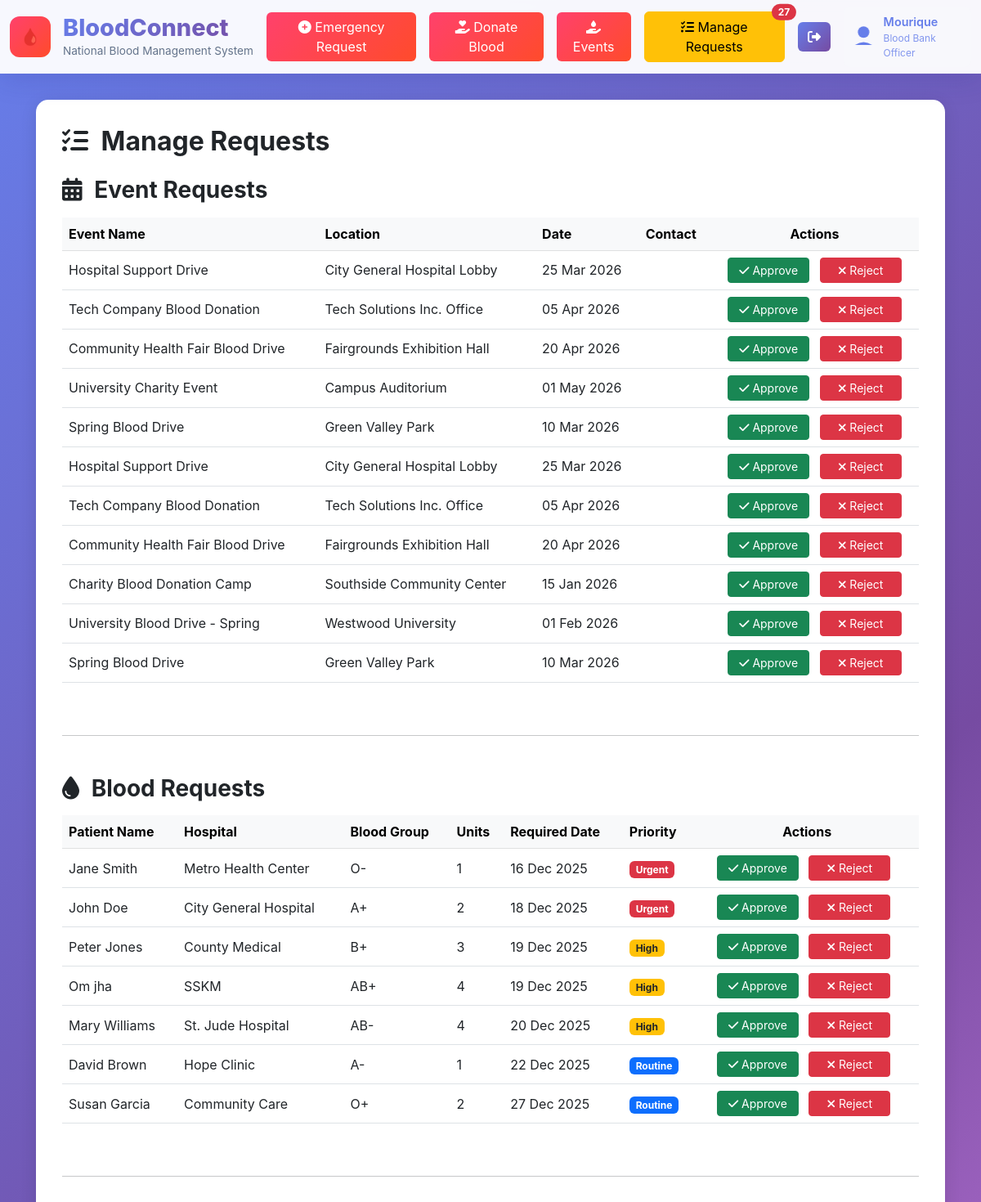
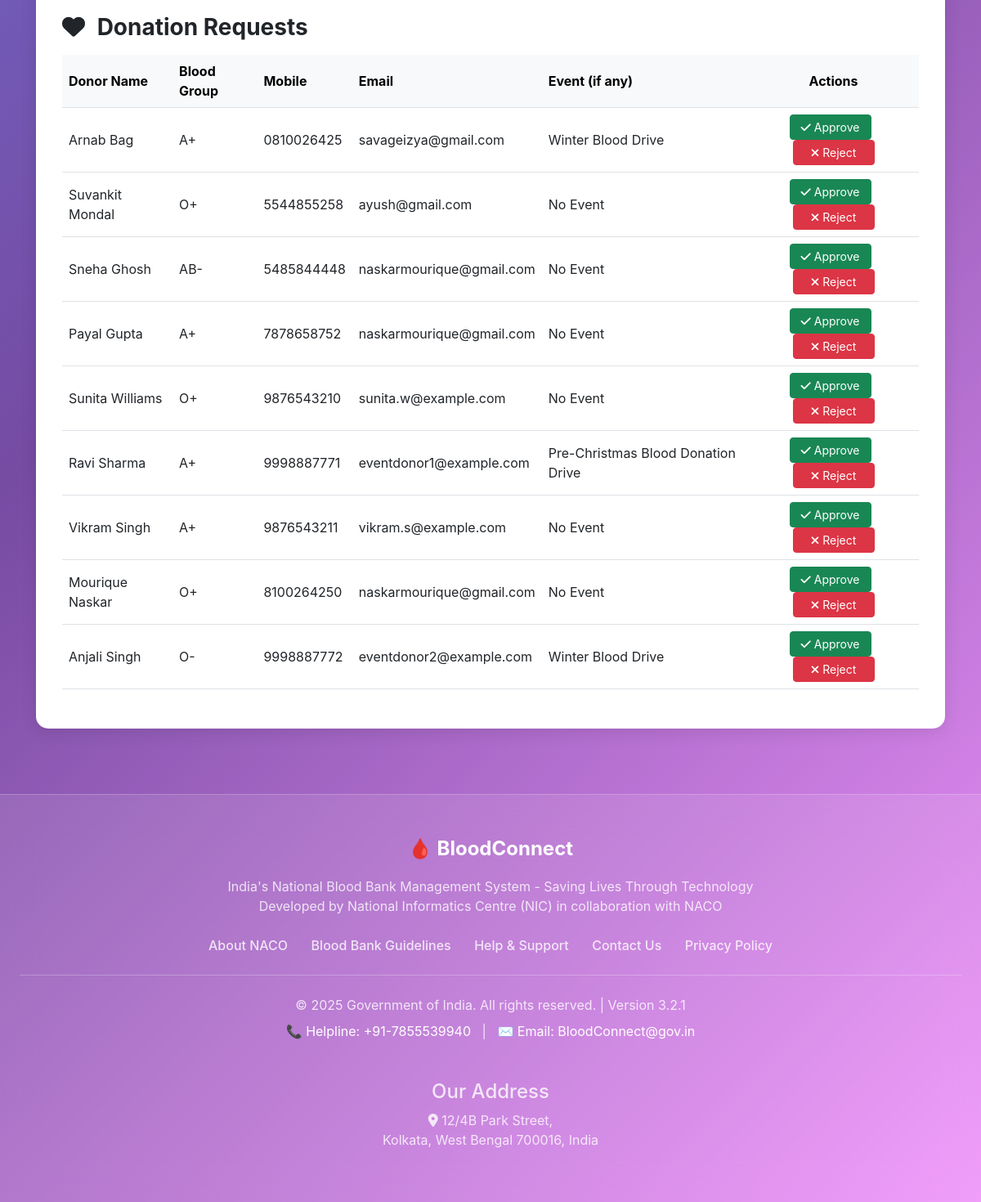
Page /manage_requests.php (signed in) on the committed database (2 pictures, top to bottom).
### tables this page shows
CREATE TABLE `blood_events` (
  `id` int(11) NOT NULL AUTO_INCREMENT,
  `event_name` varchar(255) NOT NULL,
  `event_type` varchar(100) NOT NULL,
  `description` text DEFAULT NULL,
  `location` varchar(255) NOT NULL,
  `event_date` date NOT NULL,
  `start_time` time NOT NULL,
  `end_time` time NOT NULL,
  `organizer` varchar(255) DEFAULT NULL,
  `target_donors` int(11) DEFAULT 0,
  `registered_donors` int(11) DEFAULT 0,
  `donated_units` int(11) DEFAULT 0,
  `status` enum('pending','approved','rejected','completed') DEFAULT 'pending',
  `contact_person` varchar(255) DEFAULT NULL,
  `created_at` timestamp NOT NULL DEFAULT current_timestamp(),
  `updated_at` timestamp NOT NULL DEFAULT current_timestamp() ON UPDATE current_timestamp(),
  PRIMARY KEY (`id`)
);

CREATE TABLE `blood_request` (
  `id` int(11) NOT NULL AUTO_INCREMENT,
  `patient_name` varchar(255) DEFAULT NULL,
  `blood_group` varchar(10) DEFAULT NULL,
  `units` int(11) DEFAULT NULL,
  `hospital_name` varchar(255) DEFAULT NULL,
  `hospital_location` varchar(255) DEFAULT NULL,
  `mob` varchar(20) DEFAULT NULL,
  `email` varchar(255) DEFAULT NULL,
  `required_date` date DEFAULT NULL,
  `status` enum('pending','approved','rejected','processing') NOT NULL DEFAULT 'pending',
  `priority` enum('urgent','high','routine') NOT NULL DEFAULT 'routine',
  `created_at` timestamp NOT NULL DEFAULT current_timestamp(),
  PRIMARY KEY (`id`)
);

CREATE TABLE `donor` (
  `id` int(11) NOT NULL AUTO_INCREMENT,
  `full_name` varchar(255) DEFAULT NULL,
  `type` varchar(50) DEFAULT NULL,
  `blood_group` varchar(10) DEFAULT NULL,
  `state` varchar(100) DEFAULT NULL,
  `city` varchar(100) DEFAULT NULL,
  `mob` varchar(20) DEFAULT NULL,
  `email` varchar(255) DEFAULT NULL,
  `last_donate` varchar(50) DEFAULT NULL,
  `created_at` timestamp NOT NULL DEFAULT current_timestamp(),
  `status` enum('pending','approved','rejected') NOT NULL DEFAULT 'pending',
  `event_id` int(11) DEFAULT NULL,
  PRIMARY KEY (`id`)
);

### manage_requests.php (the view, shortened to what this page needs)
<?php
include 'connect.php';
$sql_events = "SELECT * FROM blood_events WHERE status = 'pending' ORDER BY created_at DESC";
$result_events = mysqli_query($conn, $sql_events);
$pending_events = [];
if ($result_events && mysqli_num_rows($result_events) > 0) {
    while ($row = mysqli_fetch_assoc($result_events)) {
        $pending_events[] = $row;
    }
}
$sql_blood = "SELECT * FROM blood_request WHERE status = 'pending' ORDER BY required_date ASC";
$result_blood = mysqli_query($conn, $sql_blood);
$pending_blood_requests = [];
if ($result_blood && mysqli_num_rows($result_blood) > 0) {
    while ($row = mysqli_fetch_assoc($result_blood)) {
        $pending_blood_requests[] = $row;
    }
}
?>
<!DOCTYPE html>
<html lang="en">
<head>
    <link href="https://cdnjs.cloudflare.com/ajax/libs/bootstrap/5.3.0/css/bootstrap.min.css" rel="stylesheet">
    <link href="https://cdnjs.cloudflare.com/ajax/libs/font-awesome/6.4.0/css/all.min.css" rel="stylesheet">
    <link rel="stylesheet" href="styles.css">
</head>
<body>
    <?php include 'header.php'; ?>
    <div class="main-wrapper">
        <div class="container">
            <div class="table-container">
                <h2 class="mb-4 fw-bold"><i class="fas fa-tasks me-2"></i> Manage Requests</h2>
                <h3 class="mb-3 fw-bold"><i class="fas fa-calendar-alt me-2"></i> Event Requests</h3>
                <?php if (empty($pending_events)): ?>
                    <div class="alert alert-info">There are no pending event requests to review.</div>
                <?php else: ?>
                    <div class="table-responsive">
                        <table class="table table-hover">
                            <thead class="table-light">
                                <tr>
                                    <th>Event Name</th>
                                    <th>Location</th>
                                    <th>Date</th>
                                    <th>Contact</th>
                                    <th class="text-center">Actions</th>
                                </tr>
                            </thead>
                            <tbody>
                                <?php foreach ($pending_events as $event): ?>
                                    <tr>
                                        <td><?php echo htmlspecialchars($event['event_name']); ?></td>
                                        <td><?php echo htmlspecialchars($event['location']); ?></td>
                                        <td><?php echo date('d M Y', strtotime($event['event_date'])); ?></td>
                                        <td><?php echo htmlspecialchars($event['contact_person']); ?></td>
                                        <td class="text-center">
                                            <a href="approve_event.php?id=<?php echo $event['id']; ?>" class="btn btn-success btn-sm me-2 btn-action">
                                                <i class="fas fa-check"></i> Approve
                                            </a>
                                            <a href="delete_event.php?id=<?php echo $event['id']; ?>&redirect_to=manage_requests" class="btn btn-danger btn-sm btn-action" onclick="return confirm('Are you sure you want to reject and delete this event request?');">
                                                <i class="fas fa-times"></i> Reject
                                            </a>
                                        </td>
                                    </tr>
                                <?php endforeach; ?>
                            </tbody>
                        </table>
                    </div>
                <?php endif; ?>
                <hr class="my-5">
                <h3 class="mb-3 fw-bold"><i class="fas fa-tint me-2"></i> Blood Requests</h3>
                <?php if (empty($pending_blood_requests)): ?>
                    <div class="alert alert-info">There are no pending blood requests to review.</div>
                <?php else: ?>
                    <div class="table-responsive">
                        <table class="table table-hover">
                            <thead class="table-light">
                                <tr>
                                    <th>Patient Name</th>
                                    <th>Hospital</th>
                                    <th>Blood Group</th>
                                    <th>Units</th>
                                    <th>Required Date</th>
                                    <th>Priority</th>
                                    <th class="text-center">Actions</th>
                                </tr>
                            </thead>
                            <tbody>
                                <?php foreach ($pending_blood_requests as $request): ?>
                                    <?php
                                        $required_date = new DateTime($request['required_date']);
                                        $current_date = new DateTime();
                                        $interval = $current_date->diff($required_date);
                                        $hours_diff = ($interval->days * 24) + $interval->h;
                                        $priority = 'Routine';
                                        $priority_class = 'badge bg-primary';
                                        if ($interval->invert || $hours_diff <= 24) {
                                            $priority = 'Urgent';
                                            $priority_class = 'badge bg-danger';
                                        } elseif ($hours_diff <= 72) {
                                            $priority = 'High';
                                            $priority_class = 'badge bg-warning text-dark';
                                        }
                                    ?>
                                    <tr>
                                        <td><?php echo htmlspecialchars($request['patient_name']); ?></td>
                                        <td><?php echo htmlspecialchars($request['hospital_name']); ?></td>
                                        <td><?php echo htmlspecialchars($request['blood_group']); ?></td>
                                        <td><?php echo htmlspecialchars($request['units']); ?></td>
                                        <td><?php echo date('d M Y', strtotime($request['required_date'])); ?></td>
                                        <td><span class="<?php echo $priority_class; ?>"><?php echo $priority; ?></span></td>
                                        <td class="text-center">
                                            <a href="approve_blood_request.php?id=<?php echo $request['id']; ?>" class="btn btn-success btn-sm me-2 btn-action">
                                                <i class="fas fa-check"></i> Approve
                                            </a>
                                            <a href="reject_blood_request.php?id=<?php echo $request['id']; ?>" class="btn btn-danger btn-sm me-2 btn-action" onclick="return confirm('Are you sure you want to reject this blood request?');">
                                                <i class="fas fa-times"></i> Reject
                                            </a>
                                        </td>
                                    </tr>
                                <?php endforeach; ?>
                            </tbody>
                        </table>
                    </div>
                <?php endif; ?>
                <hr class="my-5">
                <h3 class="mb-3 fw-bold"><i class="fas fa-heart me-2"></i> Donation Requests</h3>
                <?php
                $sql_donors = "SELECT * FROM donor WHERE status = 'pending' ORDER BY created_at DESC";
                $result_donors = mysqli_query($conn, $sql_donors);
                $pending_donor_requests = [];
                if ($result_donors && mysqli_num_rows($result_donors) > 0) {
                    while ($row = mysqli_fetch_assoc($result_donors)) {
                        $pending_donor_requests[] = $row;
                    }
                }
                ?>
                <?php if (empty($pending_donor_requests)): ?>
                    <div class="alert alert-info">There are no pending donation requests to review.</div>
                <?php else: ?>
                    <div class="table-responsive">
                        <table class="table table-hover">
                            <thead class="table-light">
                                <tr>
                                    <th>Donor Name</th>
                                    <th>Blood Group</th>
                                    <th>Mobile</th>
                                    <th>Email</th>
                                    <th>Event (if any)</th>
                                    <th class="text-center">Actions</th>
                                </tr>
                            </thead>
                            <tbody>
                                <?php foreach ($pending_donor_requests as $donor): ?>
                                    <tr>
                                        <td><?php echo htmlspecialchars($donor['full_name']); ?></td>
                                        <td><?php echo htmlspecialchars($donor['blood_group']); ?></td>
                                        <td><?php echo htmlspecialchars($donor['mob']); ?></td>
                                        <td><?php echo htmlspecialchars($donor['email']); ?></td>
                                        <td>
                                            <?php if ($donor['event_id']): ?>
                                                <?php
                                                $sql_event_name = "SELECT event_name FROM blood_events WHERE id = ?";
                                                $stmt_event_name = mysqli_prepare($conn, $sql_event_name);
                                                mysqli_stmt_bind_param($stmt_event_name, "i", $donor['event_id']);
                                                mysqli_stmt_execute($stmt_event_name);
                                                $result_event_name = mysqli_stmt_get_result($stmt_event_name);
                                                if ($event_row = mysqli_fetch_assoc($result_event_name)) {
                                                    echo htmlspecialchars($event_row['event_name']);
                                                } else {
                                                    echo "N/A";
                                                }
                                                ?>
                                            <?php else: ?>
                                                No Event
                                            <?php endif; ?>
                                        </td>
                                        <td class="text-center">
                                            <a href="approve_donor.php?id=<?php echo $donor['id']; ?>" class="btn btn-success btn-sm me-2 btn-action">
                                                <i class="fas fa-check"></i> Approve
                                            </a>
                                            <a href="reject_donor.php?id=<?php echo $donor['id']; ?>" class="btn btn-danger btn-sm btn-action" onclick="return confirm('Are you sure you want to reject this donor request?');">
                                                <i class="fas fa-times"></i> Reject
                                            </a>
                                        </td>
                                    </tr>
                                <?php endforeach; ?>
                            </tbody>
                        </table>
                    </div>
                <?php endif; ?>
            </div>
        </div>
    </div>
    <?php include 'footer.php'; ?>
</body>
</html>

### styles.css (style rules this page uses)
:root { --primary-gradient: linear-gradient(135deg, #667eea 0%, #764ba2 100%); --danger-gradient: linear-gradient(135deg, #ff416c 0%, #ff4b2b 100%); --success-gradient: linear-gradient(135deg, #00b09b 0%, #96c93d 100%); --warning-gradient: linear-gradient(135deg, #ffb347 0%, #ffcc33 100%); --info-gradient: linear-gradient(135deg, #4facfe 0%, #00f2fe 100%); --glass-bg: rgba(255, 255, 255, 0.1); --glass-border: rgba(255, 255, 255, 0.2); }
body { font-family: 'Inter', sans-serif; background: linear-gradient(135deg, #667eea 0%, #764ba2 50%, #f093fb 100%); background-attachment: fixed; min-height: 100vh; }
:root { --primary-gradient: linear-gradient(135deg, #667eea 0%, #764ba2 100%); --danger-gradient: linear-gradient(135deg, #ff416c 0%, #ff4b2b 100%); --glass-border: rgba(255, 255, 255, 0.2); --text-primary: #2c3e50; --text-secondary: #64748b; --shadow-light: 0 8px 32px rgba(31, 38, 135, 0.15); --shadow-medium: 0 12px 40px rgba(31, 38, 135, 0.25); }
body { font-family: 'Inter', sans-serif; background: linear-gradient(135deg, #667eea 0%, #764ba2 50%, #f093fb 100%); }

### manage_requests.php (style rules this page uses)
.main-wrapper { padding: 2rem; }
.table-container { background: #fff; padding: 2rem; border-radius: 15px; box-shadow: 0 4px 20px rgba(0,0,0,0.1); }
.table th, .table td { vertical-align: middle; }
.btn-action { width: 100px; }

### rows in the picture
blood_events: event_name "Hospital Support Drive", location "City General Hospital Lobby", event_date "25 Mar 2026"
blood_events: event_name "Tech Company Blood Donation", location "Tech Solutions Inc. Office", event_date "05 Apr 2026"
blood_events: event_name "Community Health Fair Blood Drive", location "Fairgrounds Exhibition Hall", event_date "20 Apr 2026"
blood_events: event_name "University Charity Event", location "Campus Auditorium", event_date "01 May 2026"
blood_events: event_name "Spring Blood Drive", location "Green Valley Park", event_date "10 Mar 2026"
blood_events: event_name "Hospital Support Drive", location "City General Hospital Lobby", event_date "25 Mar 2026"
blood_events: event_name "Tech Company Blood Donation", location "Tech Solutions Inc. Office", event_date "05 Apr 2026"
blood_events: event_name "Community Health Fair Blood Drive", location "Fairgrounds Exhibition Hall", event_date "20 Apr 2026"
blood_events: event_name "Charity Blood Donation Camp", location "Southside Community Center", event_date "15 Jan 2026"
blood_events: event_name "University Blood Drive - Spring", location "Westwood University", event_date "01 Feb 2026"
blood_events: event_name "Spring Blood Drive", location "Green Valley Park", event_date "10 Mar 2026"
blood_request: patient_name "Jane Smith", hospital_name "Metro Health Center", blood_group "O-", units "1", required_date "16 Dec 2025", required_date "Urgent"
blood_request: patient_name "John Doe", hospital_name "City General Hospital", blood_group "A+", units "2", required_date "18 Dec 2025", required_date "Urgent"
blood_request: patient_name "Peter Jones", hospital_name "County Medical", blood_group "B+", units "3", required_date "19 Dec 2025", required_date "High"
blood_request: patient_name "Om jha", hospital_name "SSKM", blood_group "AB+", units "4", required_date "19 Dec 2025", required_date "High"
blood_request: patient_name "Mary Williams", hospital_name "St. Jude Hospital", blood_group "AB-", units "4", required_date "20 Dec 2025", required_date "High"
blood_request: patient_name "David Brown", hospital_name "Hope Clinic", blood_group "A-", units "1", required_date "22 Dec 2025", priority "Routine"
blood_request: patient_name "Susan Garcia", hospital_name "Community Care", blood_group "O+", units "2", required_date "27 Dec 2025", priority "Routine"
donor: full_name "Arnab Bag", blood_group "A+", mob "0810026425", email "savageizya@gmail.com", blood_events.event_name "Winter Blood Drive"
donor: full_name "Suvankit Mondal", blood_group "O+", mob "5544855258", email "ayush@gmail.com", shows "No Event"
donor: full_name "Sneha Ghosh", blood_group "AB-", mob "5485844448", email "naskarmourique@gmail.com", shows "No Event"
donor: full_name "Payal Gupta", blood_group "A+", mob "7878658752", email "naskarmourique@gmail.com", shows "No Event"
donor: full_name "Sunita Williams", blood_group "O+", mob "9876543210", email "sunita.w@example.com", shows "No Event"
donor: full_name "Ravi Sharma", blood_group "A+", mob "9998887771", email "eventdonor1@example.com", blood_events.event_name "Pre-Christmas Blood Donation Drive"
donor: full_name "Vikram Singh", blood_group "A+", mob "9876543211", email "vikram.s@example.com", shows "No Event"
donor: full_name "Mourique Naskar", blood_group "O+", mob "8100264250", email "naskarmourique@gmail.com", shows "No Event"
donor: full_name "Anjali Singh", blood_group "O-", mob "9998887772", email "eventdonor2@example.com", blood_events.event_name "Winter Blood Drive"

### other values in the picture
$total_pending_count "27"
